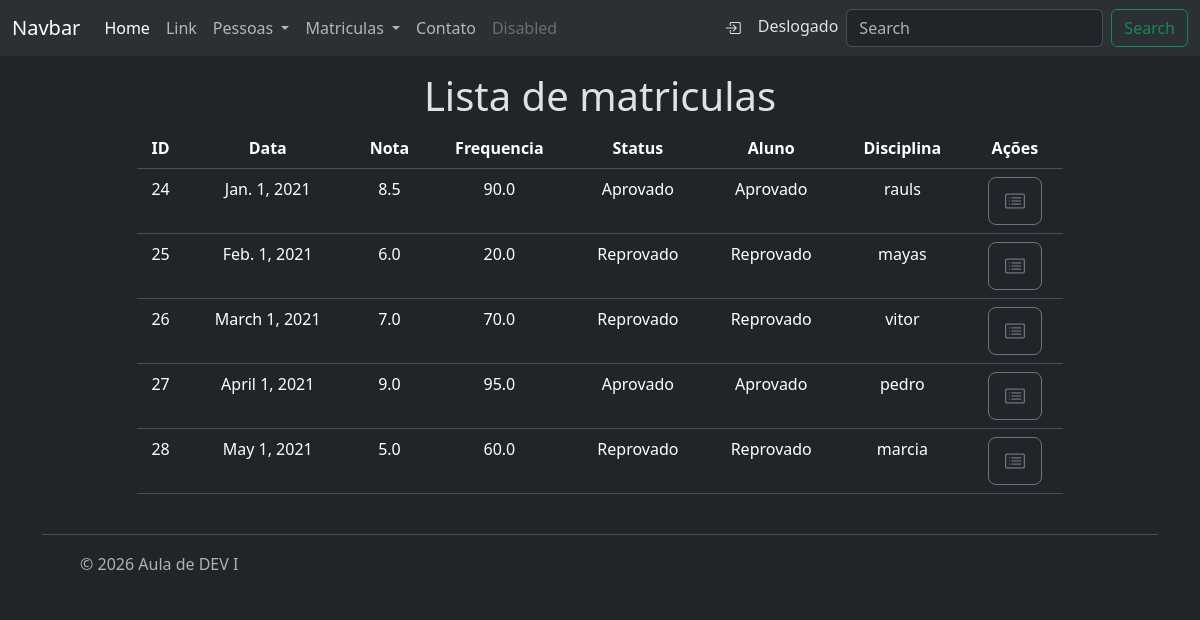
/relacionamentos/course/funcao/list, run on the app's committed database.
### relacionamentos/models/matricula.py (models this page shows, shortened)
class Matricula(BaseModel):
    data_matricula = models.DateField(
        verbose_name='Data de Matrícula',
        help_text='Digite a data de matrícula do aluno',
    )
    nota = models.FloatField(
        validators=[MinValueValidator(0.0), MaxValueValidator(10.0)],
        verbose_name='Nota',
        help_text='Digite a nota do aluno na disciplina',
    )
    frequencia = models.FloatField(
        verbose_name='Frequência',
        help_text='Digite a frequência do aluno na disciplina',
    )
    status = models.CharField(
        max_length=20,
        help_text='Digite o status da matrícula do aluno na disciplina',
        default=Status.MATRICULADO,
        choices=Status
    )
    aluno = models.ForeignKey(Aluno, on_delete=models.CASCADE, help_text='Selecione o aluno para a matrícula')
    disciplina = models.ForeignKey(Disciplina, on_delete=models.PROTECT, help_text='Selecione a disciplina para a matrícula')

### relacionamentos/models/pessoa.py (models this page shows, shortened)
class Pessoa(BaseModel):
    nome = models.CharField(max_length=100
                            , verbose_name='Nome'
                            , help_text='Insira o nome da pessoa'
                            , validators=[MinLengthValidator(5)])
    data_nascimento = models.DateField(verbose_name='Data de Nascimento'
                                      , help_text='Insira a data de nascimento da pessoa')
    cpf = models.CharField(max_length=11, unique=True
                           , validators=[MinLengthValidator(11), validacao_cpf]
                           , help_text='Insira o CPF da pessoa'
                           , verbose_name='CPF')

### relacionamentos/views/course.py (the view)
# urls.py: path("course/funcao/list", course.list, name="funcao_course_list"),
def list(request):
    course = Matricula.objects.all()
    contexto = {
        "matriculas": course,
    }
    return render(request,'course/list.html',contexto)

### relacionamentos/templates/course/list.html
{% extends "base.html" %}
{% block title %}
    {% if matriculas %}
        Lista de matriculas
    {% else %}
        Nenhuma matricula cadastrada
    {% endif %}
{% endblock title %}
{% block content %}
    {% if matriculas %}
        <table class="table table-hover">
            <thead>
                <th>ID</th>
                <th>Data</th>
                <th>Nota</th>
                <th>Frequencia</th>
                <th>Status</th>
                <th>Aluno</th>
                <th>Disciplina</th>
                <th>Ações</th>
            </thead>
            <tbody>
                {% for matricula in matriculas %}
                    <tr>
                        <td>
                            {{matricula.id}}
                        </td>
                        <td>
                            {{matricula.data_matricula}}
                        </td>
                        <td>
                            {{matricula.nota}}
                        </td>
                        <td>
                            {{matricula.frequencia}}
                        </td>
                        <td>
                            {{matricula.status}}
                        </td>
                        <td>
                            {{matricula.status}}
                        </td>
                        <td>
                            {{matricula.aluno.nome}}
                        </td>
                        <td>
                            <a class="btn btn-outline-secondary btn-lg" role='button' title='Detalhar' href="{% url 'relacionamentos:funcao_course_read' matricula.id %}">
                                <i class="bi bi-card-list"></i>
                            </a>
                        </td>
                    </tr>
                {% endfor %}
            </tbody>
        </table>
    {% endif %}
{% endblock content %}

### data on the page
Matricula: id "24", data_matricula "Jan. 1, 2021", nota "8.5", frequencia "90.0", status "Aprovado", aluno.nome "rauls"
Matricula: id "25", data_matricula "Feb. 1, 2021", nota "6.0", frequencia "20.0", status "Reprovado", aluno.nome "mayas"
Matricula: id "26", data_matricula "March 1, 2021", nota "7.0", frequencia "70.0", status "Reprovado", aluno.nome "vitor"
Matricula: id "27", data_matricula "April 1, 2021", nota "9.0", frequencia "95.0", status "Aprovado", aluno.nome "pedro"
Matricula: id "28", data_matricula "May 1, 2021", nota "5.0", frequencia "60.0", status "Reprovado", aluno.nome "marcia"
